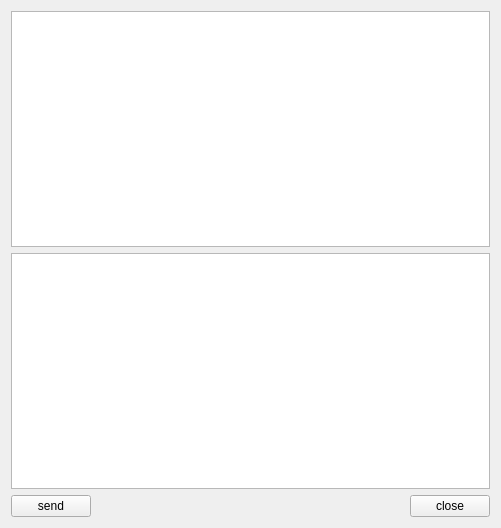
<?xml version="1.0" encoding="UTF-8"?>
<ui version="4.0">
 <class>Widget</class>
 <widget class="QWidget" name="Widget">
  <property name="geometry">
   <rect>
    <x>0</x>
    <y>0</y>
    <width>501</width>
    <height>528</height>
   </rect>
  </property>
  <property name="windowTitle">
   <string>Widget</string>
  </property>
  <layout class="QGridLayout" name="gridLayout">
   <item row="0" column="0" colspan="3">
    <widget class="QTextEdit" name="textEdit">
     <property name="readOnly">
      <bool>true</bool>
     </property>
    </widget>
   </item>
   <item row="1" column="0" colspan="3">
    <widget class="QTextEdit" name="textEdit_2"/>
   </item>
   <item row="2" column="0">
    <widget class="QPushButton" name="sendbutton">
     <property name="text">
      <string>send</string>
     </property>
    </widget>
   </item>
   <item row="2" column="1">
    <spacer name="horizontalSpacer">
     <property name="orientation">
      <enum>Qt::Horizontal</enum>
     </property>
     <property name="sizeHint" stdset="0">
      <size>
       <width>123</width>
       <height>20</height>
      </size>
     </property>
    </spacer>
   </item>
   <item row="2" column="2">
    <widget class="QPushButton" name="closebutton">
     <property name="text">
      <string>close</string>
     </property>
    </widget>
   </item>
  </layout>
 </widget>
 <resources/>
 <connections/>
</ui>
